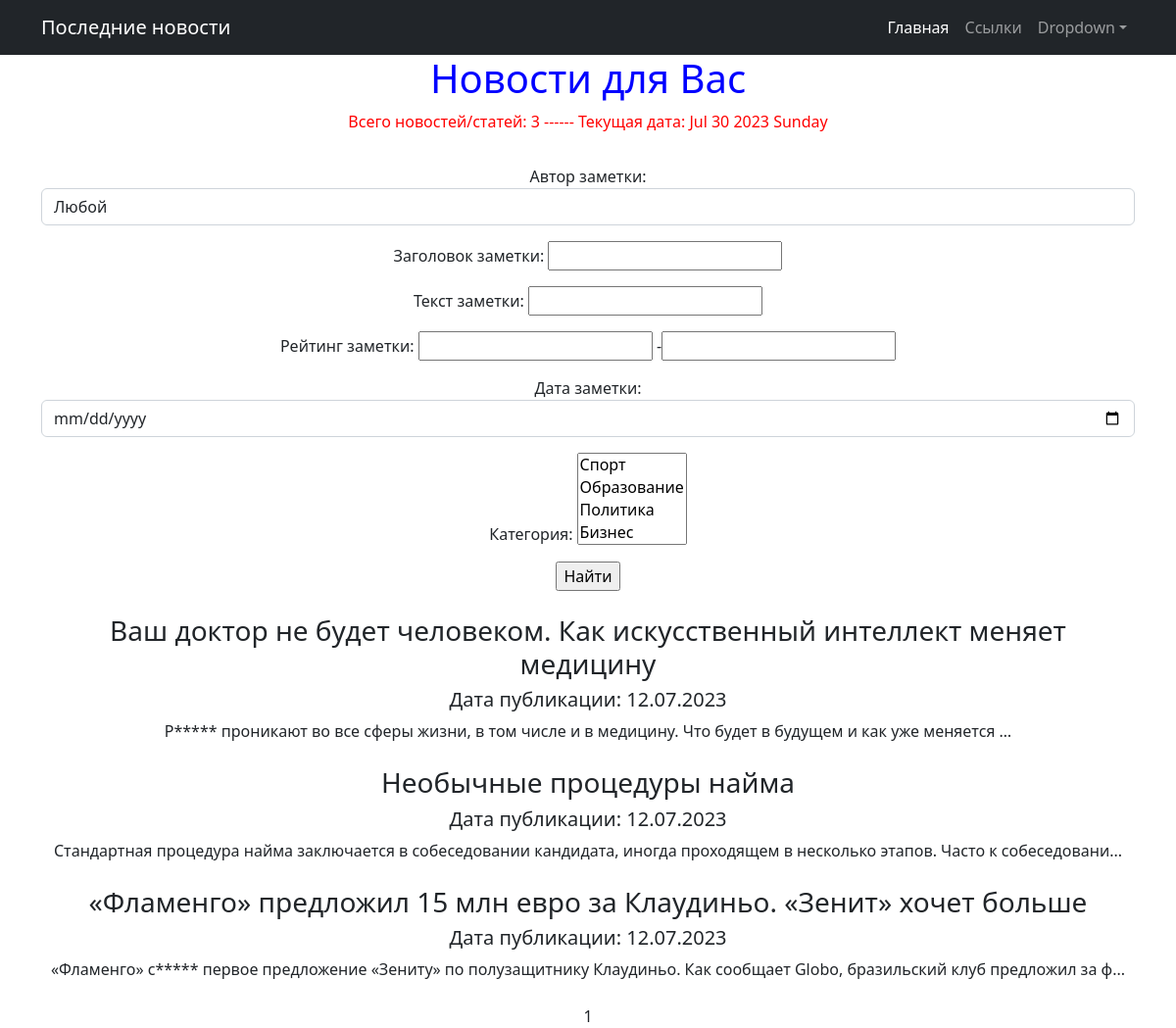
The page /news/search/ on the database as committed earlier.
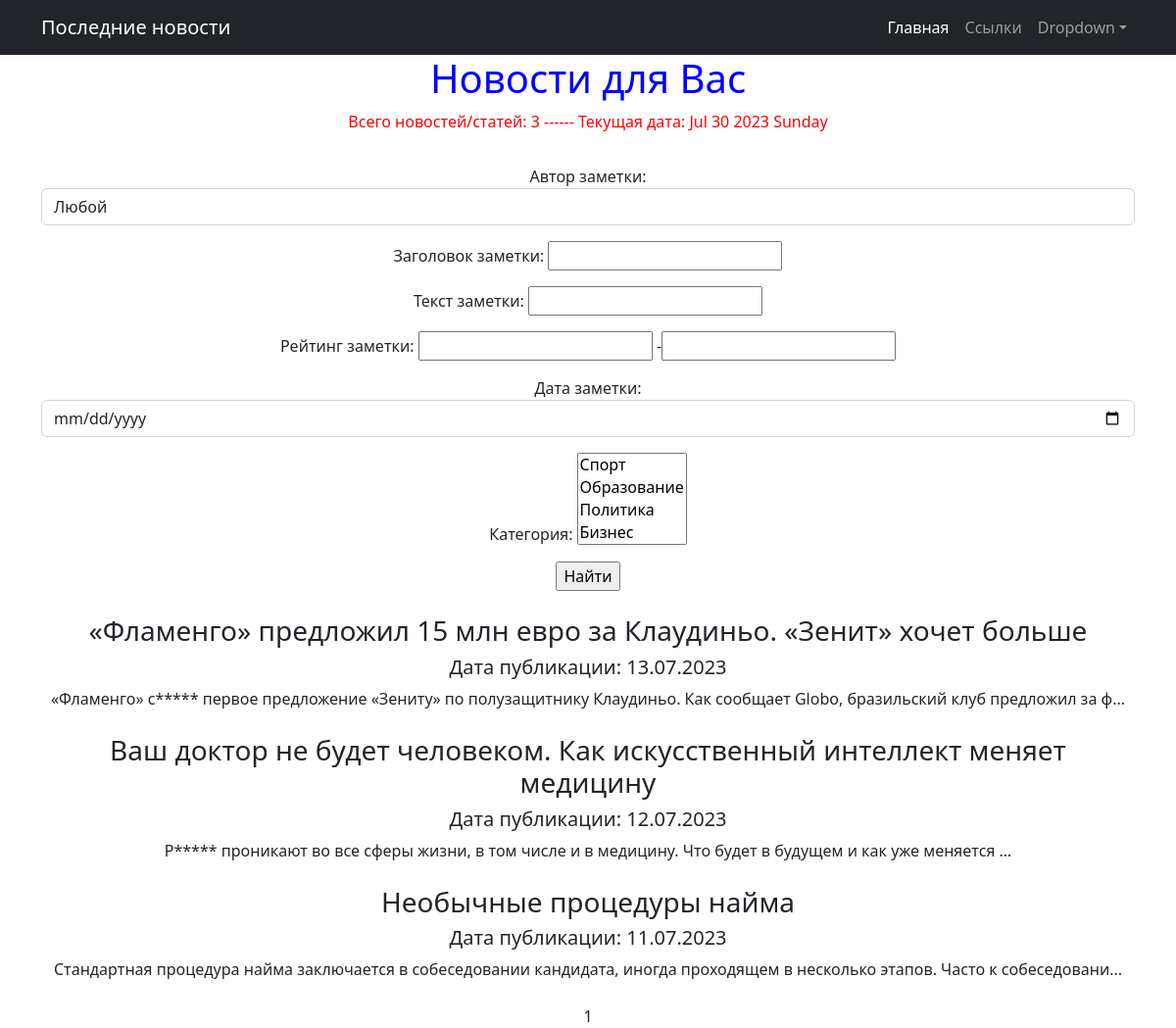
The same page on the database as committed later.
### newsportalapp/models.py (models this page shows, shortened)
class Post(models.Model):
    post_author = models.ForeignKey(Author, on_delete=models.CASCADE)          # - связь «один ко многим» с моделью Author;
    post_type = models.CharField(max_length=2, choices=POSTTYPE) #, default='N')  # - поле с выбором — «статья» или «новость»;
    post_date = models.DateTimeField(auto_now_add=datetime.datetime.now())     # - автоматически добавляемая дата и время создания;
    post_category = models.ManyToManyField(Category, through='PostCategory')   # - связь «многие ко многим» с моделью Category(с дополнительной моделью PostCategory);
    post_title = models.CharField(max_length=124)                              # - заголовок статьи / новости;
    post_text = models.TextField()                                             # - текст статьи / новости;
    post_rating = models.IntegerField()                # - рейтинг статьи / новости.
    def preview(self):
        return str(self.post_text)[0:125] + '...'

### newsportalapp/views.py (the view)
# urls.py: path('search/', PostSearch.as_view(), name='post_search'),
class PostSearch(ListView):
    model = Post
    ordering = '-post_date'
    template_name = 'news_search.html'
    context_object_name = 'news'
    paginate_by = 3  # вот так мы можем указать количество записей на странице
    def get_queryset(self):
        queryset = super().get_queryset()
        self.filterset = PostFilter(self.request.GET, queryset)
        return self.filterset.qs
    def get_context_data(self, **kwargs):
        context = super().get_context_data(**kwargs)
        context['filterset'] = self.filterset
        context['time_now'] = datetime.utcnow()
        return context

### newsportalapp/models.py (called while the page is built)
    def __str__(self):
        return self.author_user.username

    def __str__(self):
        return self.category_name

### newsportalapp/templatetags/custom_filters.py (called while the page is built)
@register.filter()
def censor(value):
    if type(value) != str:
        raise ValueError("Применять данный фильтр следует к строке!")
    try:
        value_list = value.split()
        value_list_c = value_list.copy()
        for i in range(len(FAILED_WORDS)):  # перебираем список запрещенных слов
            j = 0
            for value_list_word in value_list_c:            # перебираем слова из проверяемого текста
                if value_list_word == FAILED_WORDS[i]:     # если находим совпадение
                    value_list_word_new = value_list_word[:1:1] + '*'*(len(value_list_word)-1)
                    value_list.insert(j, value_list_word_new)
                    value_list.pop(j+1)
                j += 1
    except ValueError as error:
        print(error)
    else:
        value_new = ' '.join(value_list)
        return f'{value_new}'

### newsportalapp/templatetags/custom_tags.py (called while the page is built)
@register.simple_tag()
def current_time(format_string='%b %d %Y %A'):
   return datetime.utcnow().strftime(format_string)

### templates/news_search.html (shortened to what this page needs)
{% extends 'flatpages/default.html' %}
{% load custom_filters %}
{% load custom_tags %}
{% block content %}
   <h1><span style = "color: blue"> Новости для Вас </span></h1>
   <span style = "color: red"> Всего новостей/статей: {{ news|length }} ------ Текущая дата: {% current_time '%b %d %Y %A' %}</span>
   <br>
   <form action="" method="get">
       {{ filterset.form.as_p }}
       <input type="submit" value="Найти" />
       <br>
       <br>
   </form>
   {% if news %}
      {% for serv in object_list %}
          <tr><td><h3>{{ serv.post_title|censor }}</h3></td></tr>
          <tr><td><h5>Дата публикации: {{ serv.post_date|date:"d.m.Y" }}</h5></td></tr>
          <tr><td>{{ serv.preview|censor|truncatewords:20 }}</td></tr>
          <br><br>
      {% endfor %}
   {% else %}
      <h2>Ничего не найдено!</h2>
   {% endif %}
   {{ page_obj.number }}
{% endblock content %}

### templates/flatpages/default.html (shortened to what this page needs)
<!DOCTYPE html>
{% load static%}
<html lang="en">
    <head>
        <link href="{% static 'css/styles.css' %}" rel="stylesheet" />
    </head>
    <body>
        <nav class="navbar navbar-expand-lg navbar-dark bg-dark">
            <div class="container">
                <a class="navbar-brand" href="#">Последние новости</a>
                <div class="collapse navbar-collapse" id="navbarSupportedContent">
                    <ul class="navbar-nav ms-auto mb-2 mb-lg-0">
                        <li class="nav-item"><a class="nav-link active" aria-current="page" href="#">Главная</a></li>
                        <li class="nav-item"><a class="nav-link" href="#">Ссылки</a></li>
                        <li class="nav-item dropdown">
                            <a class="nav-link dropdown-toggle" id="navbarDropdown" href="#" role="button" data-bs-toggle="dropdown" aria-expanded="false">Dropdown</a>
                        </li>
                    </ul>
                </div>
            </div>
        </nav>
        <div class="container">
            <div class="row">
                <div class="col-lg-12 text-center">
                    {% block content %}{% endblock content %}
                </div>
            </div>
        </div>
    </body>
</html>

Rows that differ between the two databases and show on the page:
changed Post "«Фламенго» предложил 15 млн евро за Клаудиньо. «Зенит» хочет больше": post_date "12.07.2023" → "13.07.2023"; moves up the list
changed Post "Необычные процедуры найма": post_date "12.07.2023" → "11.07.2023"
